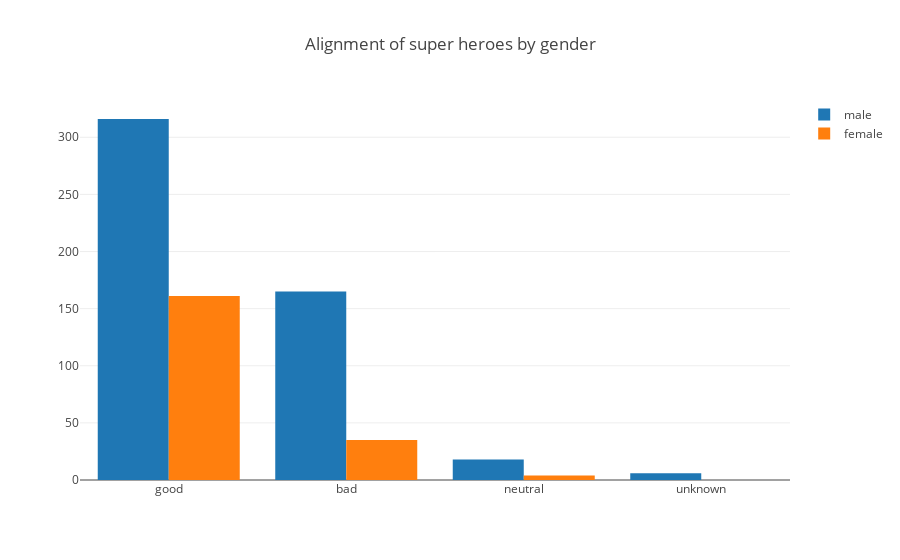

Notebook code cell kept with this figure:
### Code cell
trace_m = go.Bar(
    x=male_df['Alignment'].value_counts().index,
    y=male_df['Alignment'].value_counts().values,
    name='male'
)

trace_f = go.Bar(
    x=female_df['Alignment'].value_counts().index,
    y=female_df['Alignment'].value_counts().values,
    name='female'
)

data = [trace_m, trace_f]
layout = go.Layout(
    title='Alignment of super heroes by gender',
    barmode='group'
)

fig = go.Figure(data=data, layout=layout)
py.iplot(fig, filename='alignment-by-gender')

### Figure 1 — Plotly figure (JSON) as saved in the notebook; plotly's stock layout.template omitted (floating-point values rounded to 4 significant figures)
{"data": [{"name": "male", "type": "bar", "x": ["good", "bad", "neutral", "unknown"], "y": [316, 165, 18, 6]}, {"name": "female", "type": "bar", "x": ["good", "bad", "neutral"], "y": [161, 35, 4]}], "layout": {"barmode": "group", "title": "Alignment of super heroes by gender"}}
